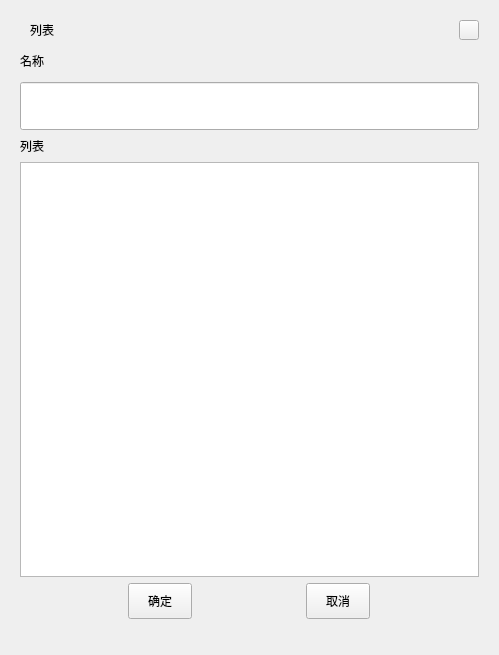
<?xml version="1.0" encoding="UTF-8"?>
<ui version="4.0">
 <class>nameUI</class>
 <widget class="QWidget" name="nameUI">
  <property name="geometry">
   <rect>
    <x>0</x>
    <y>0</y>
    <width>499</width>
    <height>655</height>
   </rect>
  </property>
  <property name="windowTitle">
   <string>标注</string>
  </property>
  <layout class="QGridLayout" name="gridLayout_2">
   <item row="0" column="0">
    <widget class="QWidget" name="nameBackWdt" native="true">
     <layout class="QGridLayout" name="gridLayout">
      <property name="bottomMargin">
       <number>25</number>
      </property>
      <item row="0" column="0">
       <layout class="QVBoxLayout" name="verticalLayout_3">
        <item>
         <layout class="QHBoxLayout" name="horizontalLayout_5">
          <item>
           <layout class="QHBoxLayout" name="horizontalLayout_4">
            <item>
             <widget class="QLabel" name="nLogoLr">
              <property name="minimumSize">
               <size>
                <width>4</width>
                <height>16</height>
               </size>
              </property>
              <property name="maximumSize">
               <size>
                <width>4</width>
                <height>16</height>
               </size>
              </property>
              <property name="text">
               <string/>
              </property>
             </widget>
            </item>
            <item>
             <widget class="QLabel" name="listLr">
              <property name="text">
               <string>列表</string>
              </property>
             </widget>
            </item>
           </layout>
          </item>
          <item>
           <spacer name="horizontalSpacer">
            <property name="orientation">
             <enum>Qt::Horizontal</enum>
            </property>
            <property name="sizeHint" stdset="0">
             <size>
              <width>40</width>
              <height>20</height>
             </size>
            </property>
           </spacer>
          </item>
          <item>
           <widget class="QPushButton" name="closeBtn">
            <property name="minimumSize">
             <size>
              <width>20</width>
              <height>20</height>
             </size>
            </property>
            <property name="maximumSize">
             <size>
              <width>20</width>
              <height>20</height>
             </size>
            </property>
            <property name="text">
             <string/>
            </property>
           </widget>
          </item>
         </layout>
        </item>
        <item>
         <layout class="QVBoxLayout" name="verticalLayout">
          <item>
           <layout class="QHBoxLayout" name="horizontalLayout">
            <item>
             <widget class="QLabel" name="nameLr">
              <property name="minimumSize">
               <size>
                <width>0</width>
                <height>30</height>
               </size>
              </property>
              <property name="text">
               <string>名称</string>
              </property>
             </widget>
            </item>
            <item>
             <spacer name="horizontalSpacer_2">
              <property name="orientation">
               <enum>Qt::Horizontal</enum>
              </property>
              <property name="sizeHint" stdset="0">
               <size>
                <width>40</width>
                <height>20</height>
               </size>
              </property>
             </spacer>
            </item>
           </layout>
          </item>
          <item>
           <widget class="QLineEdit" name="nameEt">
            <property name="minimumSize">
             <size>
              <width>0</width>
              <height>48</height>
             </size>
            </property>
            <property name="maximumSize">
             <size>
              <width>16777215</width>
              <height>48</height>
             </size>
            </property>
           </widget>
          </item>
         </layout>
        </item>
        <item>
         <layout class="QVBoxLayout" name="verticalLayout_2">
          <item>
           <layout class="QHBoxLayout" name="horizontalLayout_3">
            <item>
             <widget class="QLabel" name="list2Lr">
              <property name="text">
               <string>列表</string>
              </property>
             </widget>
            </item>
            <item>
             <spacer name="horizontalSpacer_3">
              <property name="orientation">
               <enum>Qt::Horizontal</enum>
              </property>
              <property name="sizeHint" stdset="0">
               <size>
                <width>40</width>
                <height>20</height>
               </size>
              </property>
             </spacer>
            </item>
           </layout>
          </item>
          <item>
           <widget class="QTableView" name="nameLv">
            <property name="verticalScrollBarPolicy">
             <enum>Qt::ScrollBarAlwaysOff</enum>
            </property>
            <property name="horizontalScrollBarPolicy">
             <enum>Qt::ScrollBarAlwaysOff</enum>
            </property>
            <attribute name="horizontalHeaderVisible">
             <bool>false</bool>
            </attribute>
            <attribute name="verticalHeaderVisible">
             <bool>false</bool>
            </attribute>
           </widget>
          </item>
         </layout>
        </item>
        <item>
         <layout class="QHBoxLayout" name="horizontalLayout_2">
          <item>
           <widget class="QPushButton" name="nOkBtn">
            <property name="minimumSize">
             <size>
              <width>64</width>
              <height>36</height>
             </size>
            </property>
            <property name="maximumSize">
             <size>
              <width>64</width>
              <height>36</height>
             </size>
            </property>
            <property name="text">
             <string>确定</string>
            </property>
           </widget>
          </item>
          <item>
           <widget class="QPushButton" name="nQuitBtn">
            <property name="minimumSize">
             <size>
              <width>64</width>
              <height>36</height>
             </size>
            </property>
            <property name="maximumSize">
             <size>
              <width>64</width>
              <height>36</height>
             </size>
            </property>
            <property name="text">
             <string>取消</string>
            </property>
           </widget>
          </item>
         </layout>
        </item>
       </layout>
      </item>
     </layout>
    </widget>
   </item>
  </layout>
 </widget>
 <resources/>
 <connections/>
</ui>
